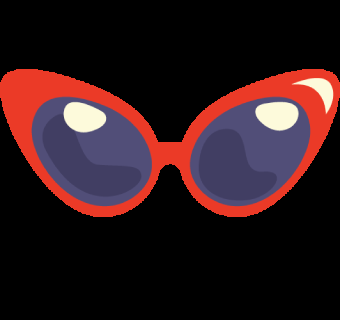
#> input picture Glasses/glass1.png, 340 x 320 px
$ python VirtualLens.py
#> lines starting #> are read from the running program, lines starting #| are printed output that depends on the picture
import cv2
import cvzone
cap = cv2.VideoCapture(0)
cascade = cv2.CascadeClassifier(cv2.data.haarcascades + 'haarcascade_frontalface_default.xml')
eye_cascade=cv2.CascadeClassifier(cv2.data.haarcascades + 'haarcascade_eye_tree_eyeglasses.xml')

num=1
count=0
while True:
    if(num<=29):
            overlay = cv2.imread('Glasses/glass{}.png'.format(num), cv2.IMREAD_UNCHANGED)
#> overlay is the input picture: shape (320, 340, 4); mean B, G, R, A 27.7, 24.2, 46.5, 76.2

    _, frame = cap.read()
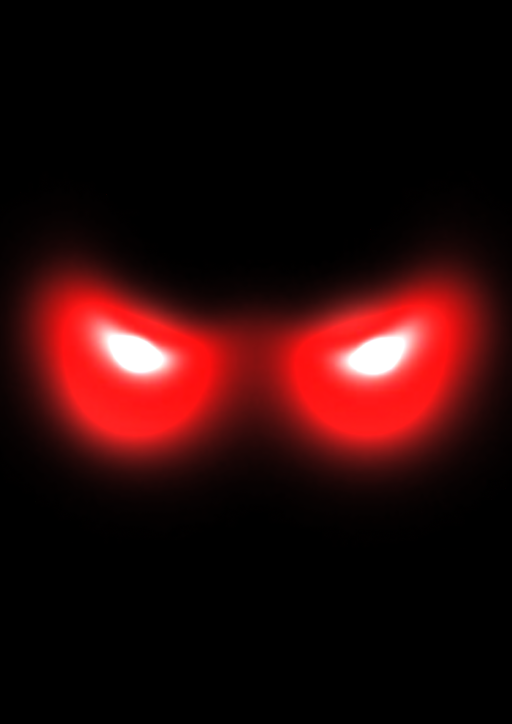
#> input picture Glasses/glass13.png, 1024 x 1448 px, given in place of the camera (shown at 1/2 size)
#> frame is the input picture: shape (1448, 1024, 3); mean B, G, R 8.6, 8.6, 40.1
    gray_scale = cv2.cvtColor(frame, cv2.COLOR_BGR2GRAY)
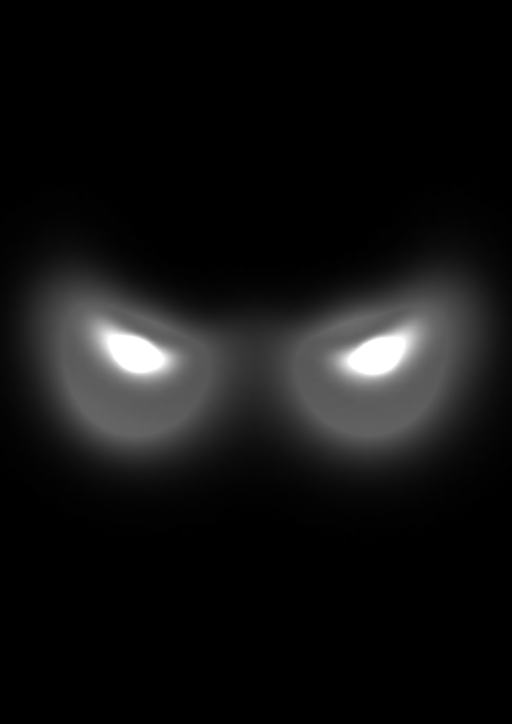
#> gray_scale: shape (1448, 1024) (shown at 1/2 size); min 0, max 255, mean 18
    faces = cascade.detectMultiScale(gray_scale)
#> faces = ()
    for (x, y, w, h) in faces:
        roi_gray=gray_scale[y:y+h,x:x+w]
        eyes=eye_cascade.detectMultiScale(roi_gray,1.3,5)
        overlay_resize = cv2.resize(overlay,(w,int(h*0.8)))
        frame = cvzone.overlayPNG(frame, overlay_resize, [x, y])
        if(len(eyes)>=2):
            continue
        else:
            count+=1
            print(str(count)+": Blink Detected")
            if(count==5):
                num+=1
                count=0
            cv2.waitKey(1000)
            break
#> this loop made 0 passes
#> after the loop, count = 0; num = 1

    cv2.imshow('SnapLens', frame)
    if cv2.waitKey(10) == ord('q') or num>29:
#> (key q is pressed here)
        break
cap.release()
cv2.destroyAllWindows()
